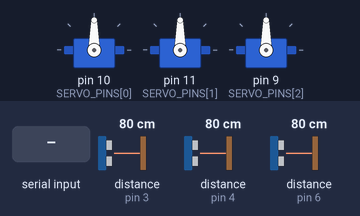
This sketch was run on a simulated Arduino Uno, built with avr-gcc and run on an emulated ATmega328P. Parts: 3 × servo. Wiring (inferred from the names in the program): 3 × ultrasonic range finder: trigger pin 2, echo pin 3 / trigger pin 5, echo pin 4 / trigger pin 7, echo pin 6. The test bench sets the inputs (shaded band); at power-on: distance to the obstacle (sensors on pin 3, pin 4, pin 6) 80 cm. The echo pulse lasts 58.3 µs per cm; what the sketch prints to the serial monitor is not drawn.

Above: at 10.2 s.
10.3 s: "Metal\n" received over Serial
At 11.2 s:
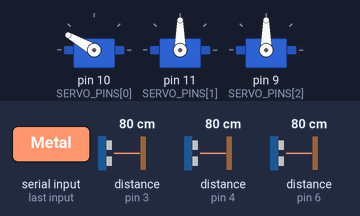
12.8 s: "Cardboard\n" received over Serial
At 13.6 s:
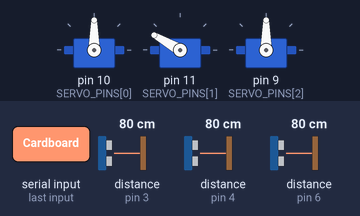
15.2 s: "Plastic\n" received over Serial
At 15.9 s:
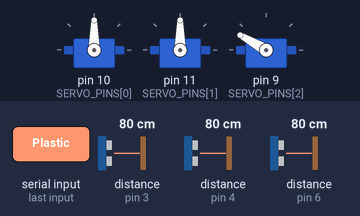
Timing chart, 0 to 18.2 s (numbered marks = the images above; inputs shaded):
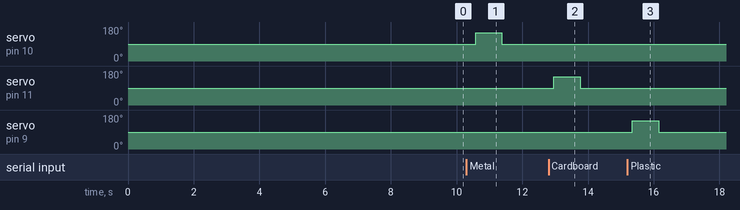

The sketch:

arduino_skeleton.ino
```cpp
#include <Servo.h>

/*
  스마트 쓰레기통 (3분류)
  Metal / Cardboard / Plastic
*/

// =======================
// 1. 핀 설정
// =======================

// 서보 모터 핀 (0:Metal, 1:Cardboard, 2:Plastic)
const int SERVO_PINS[3] = {10, 11, 9};

// 초음파 센서 핀
const int TRIG_PINS[3] = {5, 7, 2};
const int ECHO_PINS[3] = {4, 6, 3};

// =======================
// 2. 기본 설정 값
// =======================
const int SERVO_OPEN_ANGLE  = 150;
const int SERVO_CLOSE_ANGLE = 90;

// 초기화 시 모터 간 간격 for safety
const int INIT_DELAY_MS = 3000;

// =======================
Servo servos[3];

// =======================
// 3. 초음파 거리 측정 함수
// =======================
long measureDistanceCM(int index) {
  digitalWrite(TRIG_PINS[index], LOW);
  delayMicroseconds(2);
  digitalWrite(TRIG_PINS[index], HIGH);
  delayMicroseconds(10);
  digitalWrite(TRIG_PINS[index], LOW);

  long duration = pulseIn(ECHO_PINS[index], HIGH, 30000);
  if (duration == 0) return -1;

  return duration / 58;
}

// =======================
// 4. setup
// =======================
void setup() {
  Serial.begin(9600);

  // 핀 모드 설정
  for (int i = 0; i < 3; i++) {
    pinMode(TRIG_PINS[i], OUTPUT);
    pinMode(ECHO_PINS[i], INPUT);
  }

  // -----------------------
  // 초기화 시퀀스
  //   - 한 번에 하나의 서보만 동작
  //   - 모두 닫힌 상태로 강제 초기화
  // -----------------------
  for (int i = 0; i < 3; i++) {
    servos[i].attach(SERVO_PINS[i]);
    servos[i].write(SERVO_CLOSE_ANGLE);
    delay(INIT_DELAY_MS);   // 동시에 움직이지 않도록 여유
  }

  Serial.println("READY");
}

// =======================
// 5. loop
// =======================
void loop() {

  // -----------------------
  // (1) 초음파 거리 출력
  // -----------------------
  for (int i = 0; i < 3; i++) {
    long dist = measureDistanceCM(i);

    Serial.print("Dist");
    Serial.print(i);
    Serial.print(": ");
    Serial.println(dist);
  }

  delay(300);

  // -----------------------
  // (2) Python → Arduino 명령
  // -----------------------
  if (Serial.available()) {
    String cmd = Serial.readStringUntil('\n');
    cmd.trim();

    int idx = -1;

    if (cmd == "Metal") {
      idx = 0;
    }
    else if (cmd == "Cardboard") {
      idx = 1;
    }
    else if (cmd == "Plastic") {
      idx = 2;
    }

    // -----------------------
    // (3) 해당 통 열기
    // -----------------------
    if (idx != -1) {
      servos[idx].write(SERVO_OPEN_ANGLE);
      delay(800);
      servos[idx].write(SERVO_CLOSE_ANGLE);
    }
  }
}
```

Measured:
- after the input at 10.3 s, servo on pin 10 (SERVO_PINS[0]): 90° → 150° after 0.28 s, → 90° 0.80 s later
- after the input at 12.8 s, servo on pin 11 (SERVO_PINS[1]): 90° → 150° after 0.16 s, → 90° 0.80 s later
- after the input at 15.2 s, servo on pin 9 (SERVO_PINS[2]): 90° → 150° after 0.15 s, → 90° 0.80 s later
